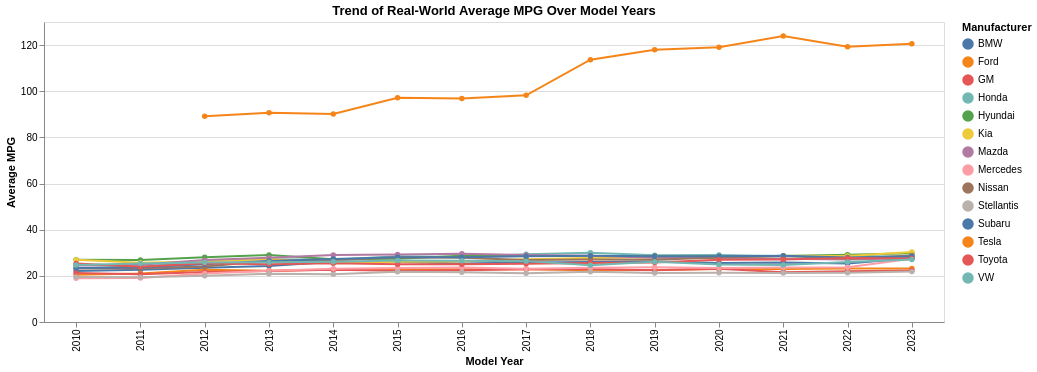

Notebook code cell kept with this figure:
### Markdown cell above
#### Step 3: Adding Color Encoding
🔹Now, we add a color encoding to the line chart, which assigns a unique color (or hue) for each Manufacturer.   
🔹This allows us to easily compare the Average MPG across different manufacturers over the specified model years.

### Code cell
line_chart = alt.Chart(manufacturer_epa_df).mark_line(point=True).encode(
    x=alt.X('Model Year:O', title="Model Year"),
    y=alt.Y('mean(Real-World MPG):Q', title="Average MPG"),
    color=alt.Color('Manufacturer:N', title="Manufacturer"),
    tooltip=[
        alt.Tooltip('Manufacturer:N', title="Manufacturer"),
        alt.Tooltip('Model Year:O', title="Model Year"),
        alt.Tooltip('Real-World MPG:Q', title="Real-World MPG", format=".3f")
    ]
)

line_chart = line_chart.properties(
    title="Trend of Real-World Average MPG Over Model Years",
    height=300,
    width=900
)

line_chart

### Figure 1 — Vega-Lite specification as saved in the notebook (floating-point values rounded to 4 significant figures; data arrays with more than 128 entries replaced by an {"elided": "..."} marker saying what was removed)
{"config": {"view": {"continuousWidth": 300, "continuousHeight": 300}}, "data": {"name": "data-37286fbe657fdab6e3985a373480bec5"}, "mark": {"type": "line", "point": true}, "encoding": {"color": {"field": "Manufacturer", "title": "Manufacturer", "type": "nominal"}, "tooltip": [{"field": "Manufacturer", "title": "Manufacturer", "type": "nominal"}, {"field": "Model Year", "title": "Model Year", "type": "ordinal"}, {"field": "Real-World MPG", "format": ".3f", "title": "Real-World MPG", "type": "quantitative"}], "x": {"field": "Model Year", "title": "Model Year", "type": "ordinal"}, "y": {"aggregate": "mean", "field": "Real-World MPG", "title": "Average MPG", "type": "quantitative"}}, "height": 300, "title": "Trend of Real-World Average MPG Over Model Years", "width": 900, "$schema": "https://vega.github.io/schema/vega-lite/v5.8.0.json", "datasets": {"data-37286fbe657fdab6e3985a373480bec5": {"elided": "196 records"}}}
